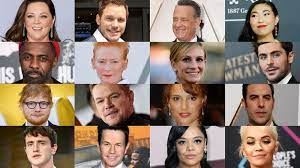
#> input picture sample_images/celebrities.jfif, 300 x 168 px
$ python face_detection_code.py
#> lines starting #> are read from the running program, lines starting #| are printed output that depends on the picture; after the words box and inside, x2 and y2 are one past the last pixel; in counts of white or black regions, pixels touching at a corner belong together
"""
conda install -c conda-forge opencv
"""
import os
import cv2

# 분류기
faceCascade= cv2.CascadeClassifier(cv2.data.haarcascades + 'haarcascade_frontalface_default.xml')

# 샘플 이미지
cwd = os.getcwd()
sample_image = os.path.join(cwd, 'sample_images/celebrities.jfif')

# 이미지 읽어들이기
image = cv2.imread(sample_image)
#> image is the input picture: shape (168, 300, 3); mean B, G, R 109.9, 122.6, 142.6
gray = cv2.cvtColor(image, cv2.COLOR_BGR2GRAY)
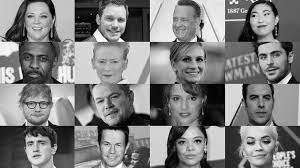
#> gray: shape (168, 300); min 0, max 255, mean 127.1

# 얼굴 찾기
faces = faceCascade.detectMultiScale(
    gray,
    scaleFactor=1.2,
    minNeighbors=5,
    minSize=(20,20),
)
#> faces = 13 rows, first 6: [21, 4, 33, 33], [167, 10, 26, 26], [242, 82, 40, 40], [20, 131, 32, 32], [99, 133, 29, 29], [245, 3, 33, 33]

# 찾은 얼굴에 표시하기
for (x,y,w,h) in faces:
    # 얼굴 부위에 사각형 표시
    cv2.rectangle(image, (x,y), (x+w,y+h), (255,0,0), 2)
    # 얼굴 부위만 잘라내기
    roi=image[y:y+h, x:x+w]
#> this loop made 13 passes
#> (x, y, w, h) on passes 1 to 12: (21, 4, 33, 33), (167, 10, 26, 26), (242, 82, 40, 40), (20, 131, 32, 32), (99, 133, 29, 29), (245, 3, 33, 33), (99, 7, 33, 33), (251, 40, 38, 38), (18, 45, 35, 35), (90, 48, 36, 36), (174, 46, 36, 36), (165, 86, 37, 37)
#> pass 1, `roi=image[y:y+h, x:x+w]`:
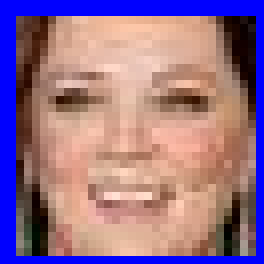
#> roi: shape (33, 33, 3) (shown 8 times larger); mean B, G, R 139.8, 111.8, 147.7
#> pass 2, `roi=image[y:y+h, x:x+w]`:
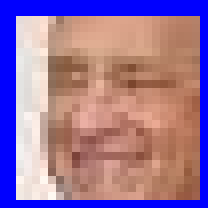
#> roi: shape (26, 26, 3) (shown 8 times larger); mean B, G, R 156.3, 116.2, 152.6
#> pass 3, `roi=image[y:y+h, x:x+w]`:
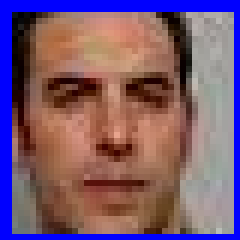
#> roi: shape (40, 40, 3) (shown 6 times larger); mean B, G, R 113.1, 90.1, 122.4
#> after the loop:
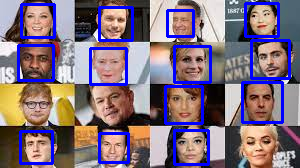
#> image: shape (168, 300, 3); 10.42% of pixels changed, all inside (x1, y1, x2, y2) = (17, 2, 291, 166)

# 이미지 보여주기
cv2.imshow('image', image)

# 얼굴부위만 보여주기
cv2.imshow('face', roi)
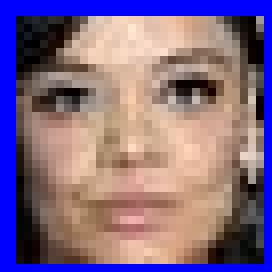
#> window 'face': shape (34, 34, 3) (shown 8 times larger); mean B, G, R 134.1, 104.8, 129

# 사용자 키입력(esc) 대기
cv2.waitKey(0)
cv2.destroyAllWindows()

$ run again, with sample_images/two_faces.jfif copied over sample_images/celebrities.jfif
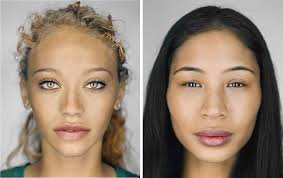
#> input picture sample_images/two_faces.jfif, 283 x 178 px
#> image is the input picture: shape (178, 283, 3); mean B, G, R 115.6, 131.6, 149.4
#> faces = [[20, 46, 108, 108], [158, 42, 111, 111]]
#> the loop `for (x,y,w,h) in faces:` made 2 passes
#> pass 1, `roi=image[y:y+h, x:x+w]`:
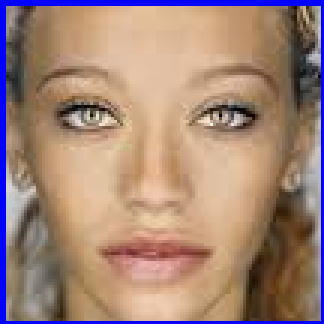
#> roi: shape (108, 108, 3) (shown 3 times larger); mean B, G, R 120.3, 132.8, 162.3
#> after the loop `for (x,y,w,h) in faces:`:
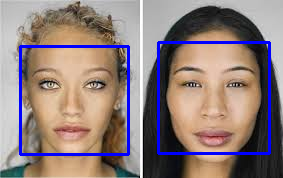
#> image: shape (178, 283, 3); 5.2% of pixels changed, all inside (x1, y1, x2, y2) = (19, 41, 271, 156)
